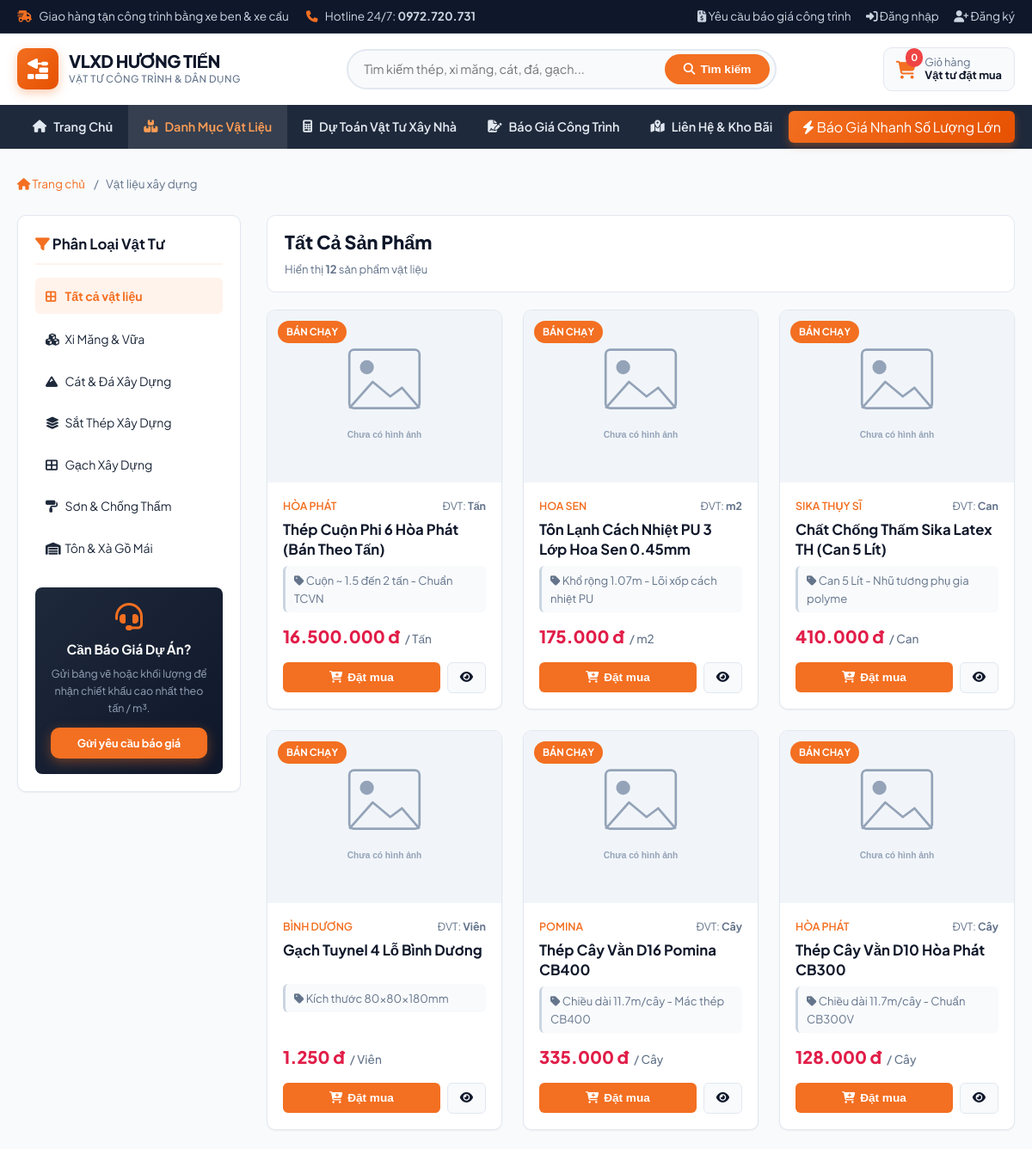
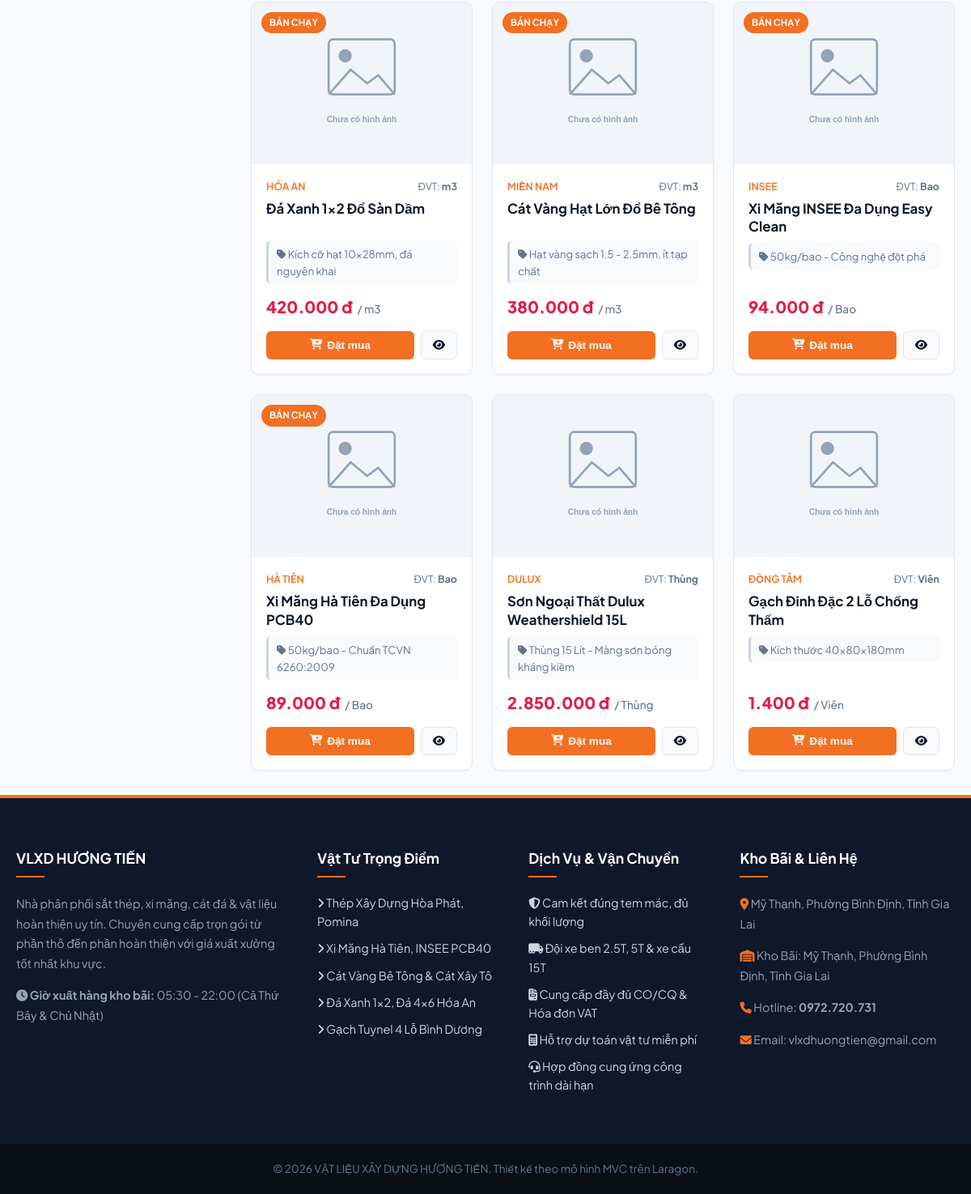
Page /products on the committed database (2 pictures, top to bottom).
### tables this page shows
CREATE TABLE `categories` (
    `id` INT AUTO_INCREMENT PRIMARY KEY,
    `name` VARCHAR(150) NOT NULL,
    `slug` VARCHAR(150) NOT NULL UNIQUE,
    `icon` VARCHAR(50) DEFAULT 'fa-cubes',
    `description` TEXT,
    `status` TINYINT(1) DEFAULT 1,
    `created_at` TIMESTAMP DEFAULT CURRENT_TIMESTAMP
);

CREATE TABLE `products` (
    `id` INT AUTO_INCREMENT PRIMARY KEY,
    `category_id` INT NOT NULL,
    `name` VARCHAR(255) NOT NULL,
    `slug` VARCHAR(255) NOT NULL UNIQUE,
    `sku` VARCHAR(50) UNIQUE,
    `unit` VARCHAR(50) NOT NULL COMMENT 'Đơn vị tính: Bao, Tấn, m3, Cây, Viên, Thùng, Kg',
    `price` DECIMAL(15,2) DEFAULT 0,
    `price_negotiable` TINYINT(1) DEFAULT 0 COMMENT '1: Giá liên hệ theo số lượng công trình',
    `specification` VARCHAR(255) DEFAULT NULL COMMENT 'Quy cách kỹ thuật',
    `brand` VARCHAR(100) DEFAULT NULL COMMENT 'Thương hiệu sản xuất',
    `description` TEXT,
    `image` VARCHAR(255) DEFAULT '/assets/images/no-image.svg',
    `stock` INT DEFAULT 100,
    `is_featured` TINYINT(1) DEFAULT 0,
    `created_at` TIMESTAMP DEFAULT CURRENT_TIMESTAMP,
    CONSTRAINT `fk_products_category` FOREIGN KEY (`category_id`) REFERENCES `categories` (`id`) ON DELETE CASCADE
);

### app/Controllers/ProductController.php (called while the page is built, shortened)
<?php
require_once ROOT_PATH . '/app/Models/Category.php';
require_once ROOT_PATH . '/app/Models/Product.php';
class ProductController extends Controller
{
    public function index(): void
    {
        $cat_id = isset($_GET['cat']) ? (int)$_GET['cat'] : null;
        $search = isset($_GET['search']) ? trim($_GET['search']) : null;
        $categories = Category::all();
        $products = Product::all(null, $cat_id, $search);
        $current_cat_name = 'Tất Cả Sản Phẩm';
        $this->view('products/index', [
            'page_title'       => 'Danh Sách Vật Liệu Xây Dựng',
            'categories'       => $categories,
            'products'         => $products,
            'cat_id'           => $cat_id,
            'search'           => $search,
            'current_cat_name' => $current_cat_name,
        ]);
    }
}

### core/App.php (called while the page is built, shortened)
<?php
require_once ROOT_PATH . '/core/Database.php';
require_once ROOT_PATH . '/core/Router.php';
require_once ROOT_PATH . '/core/helpers.php';
class App
{
    private Router $router;
    public function __construct()
    {
        $this->router = new Router();
    }
    private function registerRoutes(): void
    {
        $this->router->get('login',              'AuthController@login');
        $this->router->post('login',             'AuthController@handleLogin');
        $this->router->get('register',           'AuthController@register');
        $this->router->post('register',          'AuthController@handleRegister');
        $this->router->get('verify',             'AuthController@verify');
        $this->router->post('verify',            'AuthController@handleVerify');
        $this->router->get('resend-otp',         'AuthController@resendOtp');
        $this->router->get('logout',             'AuthController@logout');
        $this->router->get('',                   'HomeController@index');
        $this->router->get('products',           'ProductController@index');
        $this->router->get('product/{id}',       'ProductController@detail');
        $this->router->get('cart',               'CartController@index');
        $this->router->post('cart',              'CartController@handle');
        $this->router->get('checkout',           'CheckoutController@index');
        $this->router->post('checkout',          'CheckoutController@process');
        $this->router->get('estimate',           'EstimateController@index');
        $this->router->get('quote',              'QuoteController@index');
        $this->router->post('quote',             'QuoteController@submit');
        $this->router->get('contact',            'ContactController@index');
        $this->router->post('contact',           'ContactController@send');
        $this->router->get('admin/login',        'Admin/AuthController@login');
        $this->router->post('admin/login',       'Admin/AuthController@authenticate');
        $this->router->get('admin/logout',       'Admin/AuthController@logout');
        $this->router->get('admin',              'Admin/DashboardController@index');
        $this->router->get('admin/products',     'Admin/ProductController@index');
        $this->router->post('admin/products',    'Admin/ProductController@store');
        $this->router->get('admin/products/delete/{id}', 'Admin/ProductController@delete');
        $this->router->get('admin/products/delete-image/{id}', 'Admin/ProductController@deleteImage');
        $this->router->get('admin/revenue',      'Admin/RevenueController@index');
        $this->router->get('admin/quotes',       'Admin/QuoteController@index');
        $this->router->post('admin/quotes',      'Admin/QuoteController@updateStatus');
    }
    public function run(): void
    {
        $url = $_GET['url'] ?? '';
        $url = filter_var($url, FILTER_SANITIZE_URL);
        $this->router->dispatch($url);
    }
}

### public/index.php (called while the page is built, shortened)
<?php
require_once __DIR__ . '/../core/App.php';
$app = new App();
$app->run();

### core/Database.php (called while the page is built, shortened)
<?php
class Database
{
    private static ?Database $instance = null;
    private ?PDO $pdo = null;
    private bool $connected = false;
    private function __construct()
    {
        try {
            $dsn = sprintf(
                'mysql:host=%s;port=%s;dbname=%s;charset=utf8mb4',
                DB_HOST, DB_PORT, DB_NAME
            );
            $this->pdo = new PDO($dsn, DB_USER, DB_PASS, [
                PDO::ATTR_ERRMODE            => PDO::ERRMODE_EXCEPTION,
                PDO::ATTR_DEFAULT_FETCH_MODE => PDO::FETCH_ASSOC,
                PDO::ATTR_EMULATE_PREPARES   => false,
            ]);
            $this->connected = true;
        } catch (PDOException $e) {
            $this->connected = false;
            $this->error = $e->getMessage();
        }
    }
    public static function getInstance(): self
    {
        if (self::$instance === null) {
            self::$instance = new self();
        }
        return self::$instance;
    }
    public function getConnection(): ?PDO
    {
        return $this->pdo;
    }
    public function isConnected(): bool
    {
        return $this->connected;
    }
}

### app/Models/Category.php (called while the page is built, shortened)
<?php
class Category
{
    public static function all(): array
    {
        $db = Database::getInstance();
        if ($db->isConnected()) {
            try {
                $stmt = $db->getConnection()->query(
                    "SELECT * FROM categories WHERE status = 1 ORDER BY id ASC"
                );
                $data = $stmt->fetchAll();
                if (!empty($data)) return $data;
            } catch (Exception $e) {}
        }
        return self::mock();
    }
}

### app/Models/Product.php (called while the page is built, shortened)
<?php
class Product
{
    public static function all(?int $limit = null, ?int $catId = null, ?string $search = null): array
    {
        $db = Database::getInstance();
        if ($db->isConnected()) {
            try {
                $sql = "SELECT p.*, c.name as category_name
                        FROM products p
                        JOIN categories c ON p.category_id = c.id
                        WHERE 1=1";
                $params = [];
                $sql .= " ORDER BY p.is_featured DESC, p.id DESC";
                $stmt = $db->getConnection()->prepare($sql);
                $stmt->execute($params);
                $data = $stmt->fetchAll();
                if (!empty($data)) return $data;
            } catch (Exception $e) {}
        }
        return self::mockFiltered($limit, $catId, $search);
    }
}

### app/Views/products/index.php (the view, shortened to what this page needs)
<div class="container" style="padding: 30px 20px;">
    <div style="font-size: 0.85rem; color: var(--text-muted); margin-bottom: 25px;">
        <a href="<?php echo url('/'); ?>" style="color: var(--primary);"><i class="fa-solid fa-house"></i> Trang chủ</a>
        <span style="margin: 0 8px;">/</span><span>Vật liệu xây dựng</span>
    </div>
    <div style="display: grid; grid-template-columns: 260px 1fr; gap: 30px; align-items: start;">
        <aside style="background: #ffffff; border: 1px solid var(--border-color); border-radius: var(--radius-md); padding: 20px; box-shadow: var(--shadow-sm);">
            <h3 style="font-size: 1.05rem; font-weight: 700; color: var(--secondary-dark); margin-bottom: 15px; border-bottom: 2px solid var(--primary-light); padding-bottom: 8px;">
                <i class="fa-solid fa-filter" style="color: var(--primary);"></i> Phân Loại Vật Tư
            </h3>
            <ul style="list-style: none;">
                <li style="margin-bottom: 8px;">
                    <a href="<?php echo url('products'); ?>" style="display: flex; align-items: center; justify-content: space-between; padding: 10px 12px; border-radius: 6px; font-weight: 600; font-size: 0.88rem; <?php echo !$cat_id ? 'background: var(--primary-light); color: var(--primary); font-weight: 700;' : 'color: var(--text-main);'; ?>">
                        <span><i class="fa-solid fa-border-all" style="width: 20px;"></i> Tất cả vật liệu</span>
                    </a>
                </li>
                <?php foreach ($categories as $cat): ?>
                <li style="margin-bottom: 6px;">
                    <a href="<?php echo url('products?cat=' . $cat['id']); ?>" style="display: flex; align-items: center; justify-content: space-between; padding: 10px 12px; border-radius: 6px; font-size: 0.88rem; <?php echo ($cat_id == $cat['id']) ? 'background: var(--primary-light); color: var(--primary); font-weight: 700;' : 'color: var(--text-main);'; ?>">
                        <span><i class="fa-solid <?php echo htmlspecialchars($cat['icon']); ?>" style="width: 20px;"></i> <?php echo htmlspecialchars($cat['name']); ?></span>
                    </a>
                </li>
                <?php endforeach; ?>
            </ul>
            <div style="background: linear-gradient(135deg, #1e293b, #0f172a); color: white; border-radius: 8px; padding: 18px; margin-top: 25px; text-align: center;">
                <i class="fa-solid fa-headset" style="font-size: 32px; color: var(--primary); margin-bottom: 10px;"></i>
                <h4 style="font-size: 0.95rem; font-weight: 700; margin-bottom: 6px;">Cần Báo Giá Dự Án?</h4>
                <p style="font-size: 0.78rem; color: #94a3b8; margin-bottom: 12px;">Gửi bảng vẽ hoặc khối lượng để nhận chiết khấu cao nhất theo tấn / m³.</p>
                <a href="<?php echo url('quote'); ?>" class="btn-primary" style="font-size: 0.8rem; padding: 8px 14px; width: 100%; justify-content: center;">Gửi yêu cầu báo giá</a>
            </div>
        </aside>
        <main>
            <div style="display: flex; justify-content: space-between; align-items: center; margin-bottom: 20px; flex-wrap: wrap; gap: 10px; background: #fff; padding: 14px 20px; border-radius: var(--radius-md); border: 1px solid var(--border-color);">
                <div>
                    <h2 style="font-size: 1.35rem; font-weight: 800; color: var(--secondary-dark);"><?php echo htmlspecialchars($current_cat_name); ?></h2>
                    <span style="font-size: 0.82rem; color: var(--text-muted);">Hiển thị <strong><?php echo count($products); ?></strong> sản phẩm vật liệu</span>
                </div>
            </div>
            <?php if (empty($products)): ?>
                <div style="background: #ffffff; border: 1px dashed var(--border-color); border-radius: var(--radius-md); padding: 50px 20px; text-align: center;">
                    <i class="fa-solid fa-box-open" style="font-size: 48px; color: #cbd5e1; margin-bottom: 15px;"></i>
                    <h3 style="font-size: 1.15rem; color: var(--secondary-dark); margin-bottom: 8px;">Không tìm thấy sản phẩm phù hợp</h3>
                    <p style="color: var(--text-muted); font-size: 0.9rem; margin-bottom: 20px;">Vui lòng thử tìm với từ khóa khác hoặc liên hệ hotline để được báo giá trực tiếp.</p>
                    <a href="<?php echo url('products'); ?>" class="btn-primary">Xem tất cả sản phẩm</a>
                </div>
            <?php else: ?>
                <div class="products-grid">
                    <?php foreach ($products as $prod): ?>
                        <div class="product-card">
                            <?php if (!empty($prod['is_featured'])): ?><span class="product-badge featured">Bán chạy</span><?php endif; ?>
                            <div class="product-thumb"><img src="<?php echo htmlspecialchars($prod['image']); ?>" alt="<?php echo htmlspecialchars($prod['name']); ?>" loading="lazy" onerror="this.onerror=null;this.src='<?php echo asset('images/no-image.svg'); ?>'"></div>
                            <div class="product-body">
                                <div class="product-meta"><span class="product-brand"><?php echo htmlspecialchars($prod['brand'] ?? 'Chính Hãng'); ?></span><span>ĐVT: <strong><?php echo htmlspecialchars($prod['unit']); ?></strong></span></div>
                                <h3 class="product-title"><a href="<?php echo url('product/' . $prod['id']); ?>"><?php echo htmlspecialchars($prod['name']); ?></a></h3>
                                <div class="product-spec"><i class="fa-solid fa-tag"></i> <?php echo htmlspecialchars($prod['specification'] ?? 'Tiêu chuẩn chất lượng cao'); ?></div>
                                <div class="product-pricing">
                                    <span class="product-price"><?php echo formatCurrency($prod['price'], $prod['price_negotiable'] ?? 0); ?></span>
                                    <?php if ($prod['price'] > 0): ?><span class="product-unit">/ <?php echo htmlspecialchars($prod['unit']); ?></span><?php endif; ?>
                                </div>
                                <div class="product-actions">
                                    <form action="<?php echo url('cart'); ?>" method="POST" style="margin: 0;"><button type="submit" class="btn-cart" style="width: 100%;"><i class="fa-solid fa-cart-plus"></i> Đặt mua</button></form>
                                    <a href="<?php echo url('product/' . $prod['id']); ?>" class="btn-detail" title="Xem chi tiết"><i class="fa-solid fa-eye"></i></a>
                                </div>
                            </div>
                        </div>
                    <?php endforeach; ?>
                </div>
            <?php endif; ?>
        </main>
    </div>
</div>

### core/Router.php (shortened to what this page needs)
<?php
class Router
{
    private array $routes = [];
    private function addRoute(string $method, string $path, string $handler): void
    {
        $this->routes[] = [
            'method'  => $method,
            'path'    => $path,
            'handler' => $handler,
        ];
    }
    public function dispatch(string $url): void
    {
        $url = trim($url, '/');
        $method = $_SERVER['REQUEST_METHOD'];
        foreach ($this->routes as $route) {
            $pattern = $this->convertToRegex($route['path']);
            if ($route['method'] === $method && preg_match($pattern, $url, $matches)) {
                $params = array_filter($matches, 'is_string', ARRAY_FILTER_USE_KEY);
                $this->callHandler($route['handler'], $params);
                return;
            }
        }
    }
    private function convertToRegex(string $path): string
    {
        $path = trim($path, '/');
        $path = preg_replace('/\{(\w+)\}/', '(?P<$1>[^/]+)', $path);
        return '#^' . $path . '$#';
    }
    private function callHandler(string $handler, array $params): void
    {
        [$controllerName, $method] = explode('@', $handler);
        $controller = new $className();
        call_user_func_array([$controller, $method], $params);
    }
}

### core/helpers.php (shortened to what this page needs)
<?php
function formatCurrency($amount, $is_negotiable = 0)
{
    return number_format($amount, 0, ',', '.') . ' <span class="currency-symbol">đ</span>';
}
function url($path = '')
{
    $base = rtrim(BASE_URL, '/');
    return $base . '/' . ltrim($path, '/');
}
function asset($path)
{
    $base = rtrim(BASE_URL, '/');
    return $base . '/assets/' . ltrim($path, '/');
}

### rows in the picture
categories: name "Xi Măng & Vữa"
categories: name "Cát & Đá Xây Dựng"
categories: name "Sắt Thép Xây Dựng"
categories: name "Gạch Xây Dựng"
categories: name "Sơn & Chống Thấm"
categories: name "Tôn & Xà Gồ Mái"
products: is_featured "BÁN CHẠY", image (placeholder picture), brand "HÒA PHÁT", unit "Tấn", name "Thép Cuộn Phi 6 Hòa Phát (Bán Theo Tấn)", specification "Cuộn ~ 1.5 đến 2 tấn - Chuẩn TCVN", price "16.500.000"
products: is_featured "BÁN CHẠY", image (placeholder picture), brand "HOA SEN", unit "m2", name "Tôn Lạnh Cách Nhiệt PU 3 Lớp Hoa Sen 0.45mm", specification "Khổ rộng 1.07m - Lõi xốp cách nhiệt PU", price "175.000"
products: is_featured "BÁN CHẠY", image (placeholder picture), brand "SIKA THỤY SĨ", unit "Can", name "Chất Chống Thấm Sika Latex TH (Can 5 Lít)", specification "Can 5 Lít - Nhũ tương phụ gia polyme", price "410.000"
products: is_featured "BÁN CHẠY", image (placeholder picture), brand "BÌNH DƯƠNG", unit "Viên", name "Gạch Tuynel 4 Lỗ Bình Dương", specification "Kích thước 80x80x180mm", price "1.250"
products: is_featured "BÁN CHẠY", image (placeholder picture), brand "POMINA", unit "Cây", name "Thép Cây Vằn D16 Pomina CB400", specification "Chiều dài 11.7m/cây - Mác thép CB400", price "335.000"
products: is_featured "BÁN CHẠY", image (placeholder picture), brand "HÒA PHÁT", unit "Cây", name "Thép Cây Vằn D10 Hòa Phát CB300", specification "Chiều dài 11.7m/cây - Chuẩn CB300V", price "128.000"
products: is_featured "BÁN CHẠY", image (placeholder picture), brand "HÓA AN", unit "m3", name "Đá Xanh 1x2 Đổ Sàn Dầm", specification "Kích cỡ hạt 10x28mm, đá nguyên khai", price "420.000"
products: is_featured "BÁN CHẠY", image (placeholder picture), brand "MIỀN NAM", unit "m3", name "Cát Vàng Hạt Lớn Đổ Bê Tông", specification "Hạt vàng sạch 1.5 - 2.5mm, ít tạp chất", price "380.000"
products: is_featured "BÁN CHẠY", image (placeholder picture), brand "INSEE", unit "Bao", name "Xi Măng INSEE Đa Dụng Easy Clean", specification "50kg/bao - Công nghệ đột phá", price "94.000"
products: is_featured "BÁN CHẠY", image (placeholder picture), brand "HÀ TIÊN", unit "Bao", name "Xi Măng Hà Tiên Đa Dụng PCB40", specification "50kg/bao - Chuẩn TCVN 6260:2009", price "89.000"
products: image (placeholder picture), brand "DULUX", unit "Thùng", name "Sơn Ngoại Thất Dulux Weathershield 15L", specification "Thùng 15 Lít - Màng sơn bóng kháng kiềm", price "2.850.000"
products: image (placeholder picture), brand "ĐỒNG TÂM", unit "Viên", name "Gạch Đinh Đặc 2 Lỗ Chống Thấm", specification "Kích thước 40x80x180mm", price "1.400"

### other values in the picture
count($products) "12"
